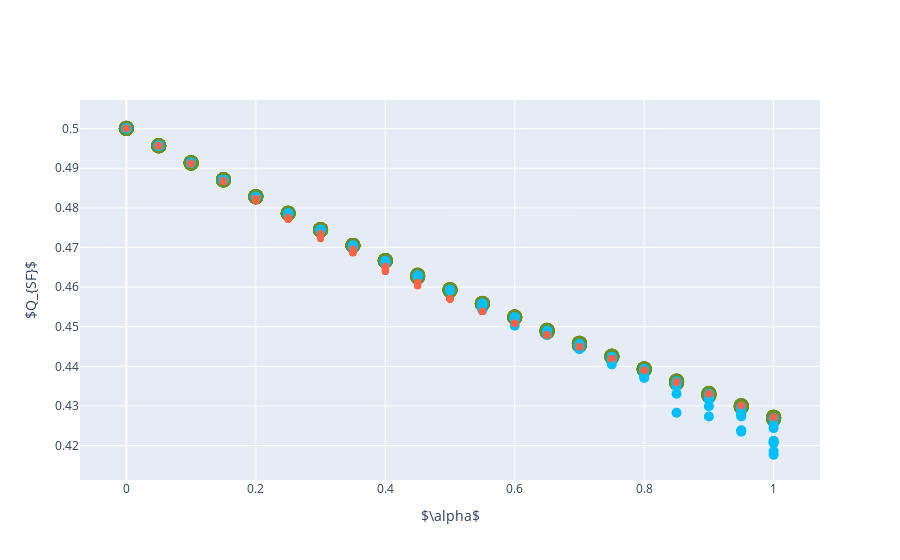

The code cell stored with this chart in its notebook:
### Markdown cell above
##### PLOT

### Code cell
plot_dots_2d(Q_sf, '$Q_{SF}$', 'data/plots/polblogs/pol_sf.pdf')

### Figure 1 — Plotly figure (JSON) as saved in the notebook; plotly's stock layout.template omitted (floating-point values rounded to 4 significant figures; data arrays with more than 128 entries replaced by an {"elided": "..."} marker saying what was removed)
{"data": [{"line": {"color": "olivedrab", "dash": "dash", "width": 2}, "marker": {"size": 15}, "mode": "markers", "name": "Early Fusion", "type": "scatter", "x": {"elided": "210 float values"}, "y": {"elided": "210 float values"}}, {"line": {"color": "deepskyblue", "dash": "dash", "width": 2}, "marker": {"size": 10}, "mode": "markers", "name": "Simultaneous Fusion", "type": "scatter", "x": {"elided": "210 float values"}, "y": {"elided": "210 float values"}}, {"line": {"color": "tomato", "dash": "dash", "width": 2}, "marker": {"size": 7}, "mode": "markers", "name": "Late Fusion", "type": "scatter", "x": {"elided": "210 float values"}, "y": {"elided": "210 float values"}}], "layout": {"showlegend": false, "xaxis": {"title": {"text": "$\\alpha$"}}, "yaxis": {"title": {"text": "$Q_{SF}$"}}}}
